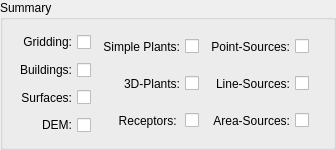
            <widget class="QGroupBox" name="gb_summary">
             <property name="sizePolicy">
              <sizepolicy hsizetype="Preferred" vsizetype="Preferred">
               <horstretch>0</horstretch>
               <verstretch>0</verstretch>
              </sizepolicy>
             </property>
             <property name="minimumSize">
              <size>
               <width>0</width>
               <height>150</height>
              </size>
             </property>
             <property name="title">
              <string>Summary</string>
             </property>
             <layout class="QGridLayout" name="gridLayout_2">
              <item row="0" column="0">
               <layout class="QVBoxLayout" name="verticalLayout_3">
                <item>
                 <widget class="QCheckBox" name="cb_summary_gridding">
                  <property name="sizePolicy">
                   <sizepolicy hsizetype="Preferred" vsizetype="Preferred">
                    <horstretch>0</horstretch>
                    <verstretch>0</verstretch>
                   </sizepolicy>
                  </property>
                  <property name="layoutDirection">
                   <enum>Qt::RightToLeft</enum>
                  </property>
                  <property name="text">
                   <string>Gridding:</string>
                  </property>
                  <property name="checkable">
                   <bool>true</bool>
                  </property>
                  <property name="checked">
                   <bool>false</bool>
                  </property>
                 </widget>
                </item>
                <item>
                 <widget class="QCheckBox" name="cb_summary_buildings">
                  <property name="sizePolicy">
                   <sizepolicy hsizetype="Preferred" vsizetype="Preferred">
                    <horstretch>0</horstretch>
                    <verstretch>0</verstretch>
                   </sizepolicy>
                  </property>
                  <property name="layoutDirection">
                   <enum>Qt::RightToLeft</enum>
                  </property>
                  <property name="text">
                   <string>Buildings:</string>
                  </property>
                  <property name="checkable">
                   <bool>true</bool>
                  </property>
                 </widget>
                </item>
                <item>
                 <widget class="QCheckBox" name="cb_summary_surfaces">
                  <property name="sizePolicy">
                   <sizepolicy hsizetype="Preferred" vsizetype="Preferred">
                    <horstretch>0</horstretch>
                    <verstretch>0</verstretch>
                   </sizepolicy>
                  </property>
                  <property name="layoutDirection">
                   <enum>Qt::RightToLeft</enum>
                  </property>
                  <property name="text">
                   <string>Surfaces:</string>
                  </property>
                  <property name="checkable">
                   <bool>true</bool>
                  </property>
                 </widget>
                </item>
                <item>
                 <widget class="QCheckBox" name="cb_summary_dem">
                  <property name="sizePolicy">
                   <sizepolicy hsizetype="Preferred" vsizetype="Preferred">
                    <horstretch>0</horstretch>
                    <verstretch>0</verstretch>
                   </sizepolicy>
                  </property>
                  <property name="layoutDirection">
                   <enum>Qt::RightToLeft</enum>
                  </property>
                  <property name="text">
                   <string>DEM:</string>
                  </property>
                  <property name="checkable">
                   <bool>true</bool>
                  </property>
                 </widget>
                </item>
               </layout>
              </item>
              <item row="0" column="1">
               <layout class="QVBoxLayout" name="verticalLayout_6">
                <item>
                 <widget class="QCheckBox" name="cb_summary_simpleplants">
                  <property name="sizePolicy">
                   <sizepolicy hsizetype="Preferred" vsizetype="Preferred">
                    <horstretch>0</horstretch>
                    <verstretch>0</verstretch>
                   </sizepolicy>
                  </property>
                  <property name="layoutDirection">
                   <enum>Qt::RightToLeft</enum>
                  </property>
                  <property name="text">
                   <string>Simple Plants:</string>
                  </property>
                  <property name="checkable">
                   <bool>true</bool>
                  </property>
                 </widget>
                </item>
                <item>
                 <widget class="QCheckBox" name="cb_summary_3dplants">
                  <property name="sizePolicy">
                   <sizepolicy hsizetype="Preferred" vsizetype="Preferred">
                    <horstretch>0</horstretch>
                    <verstretch>0</verstretch>
                   </sizepolicy>
                  </property>
                  <property name="layoutDirection">
                   <enum>Qt::RightToLeft</enum>
                  </property>
                  <property name="text">
                   <string>3D-Plants:</string>
                  </property>
                  <property name="checkable">
                   <bool>true</bool>
                  </property>
                 </widget>
                </item>
                <item>
                 <widget class="QCheckBox" name="cb_summary_receptors">
                  <property name="sizePolicy">
                   <sizepolicy hsizetype="Preferred" vsizetype="Preferred">
                    <horstretch>0</horstretch>
                    <verstretch>0</verstretch>
                   </sizepolicy>
                  </property>
                  <property name="layoutDirection">
                   <enum>Qt::RightToLeft</enum>
                  </property>
                  <property name="text">
                   <string>Receptors: </string>
                  </property>
                  <property name="checkable">
                   <bool>true</bool>
                  </property>
                 </widget>
                </item>
               </layout>
              </item>
              <item row="0" column="2">
               <layout class="QVBoxLayout" name="verticalLayout_5">
                <item>
                 <widget class="QCheckBox" name="cb_summary_psrc">
                  <property name="sizePolicy">
                   <sizepolicy hsizetype="Preferred" vsizetype="Preferred">
                    <horstretch>0</horstretch>
                    <verstretch>0</verstretch>
                   </sizepolicy>
                  </property>
                  <property name="layoutDirection">
                   <enum>Qt::RightToLeft</enum>
                  </property>
                  <property name="text">
                   <string>Point-Sources:</string>
                  </property>
                  <property name="checkable">
                   <bool>true</bool>
                  </property>
                 </widget>
                </item>
                <item>
                 <widget class="QCheckBox" name="cb_summary_lsrc">
                  <property name="sizePolicy">
                   <sizepolicy hsizetype="Preferred" vsizetype="Preferred">
                    <horstretch>0</horstretch>
                    <verstretch>0</verstretch>
                   </sizepolicy>
                  </property>
                  <property name="layoutDirection">
                   <enum>Qt::RightToLeft</enum>
                  </property>
                  <property name="text">
                   <string>Line-Sources:</string>
                  </property>
                  <property name="checkable">
                   <bool>true</bool>
                  </property>
                 </widget>
                </item>
                <item>
                 <widget class="QCheckBox" name="cb_summary_asrc">
                  <property name="sizePolicy">
                   <sizepolicy hsizetype="Preferred" vsizetype="Preferred">
                    <horstretch>0</horstretch>
                    <verstretch>0</verstretch>
                   </sizepolicy>
                  </property>
                  <property name="layoutDirection">
                   <enum>Qt::RightToLeft</enum>
                  </property>
                  <property name="text">
                   <string>Area-Sources:</string>
                  </property>
                  <property name="checkable">
                   <bool>true</bool>
                  </property>
                 </widget>
                </item>
               </layout>
              </item>
              <item row="0" column="3">
               <widget class="QLabel" name="label_171">
                <property name="text">
                 <string/>
                </property>
               </widget>
              </item>
             </layout>
            </widget>
